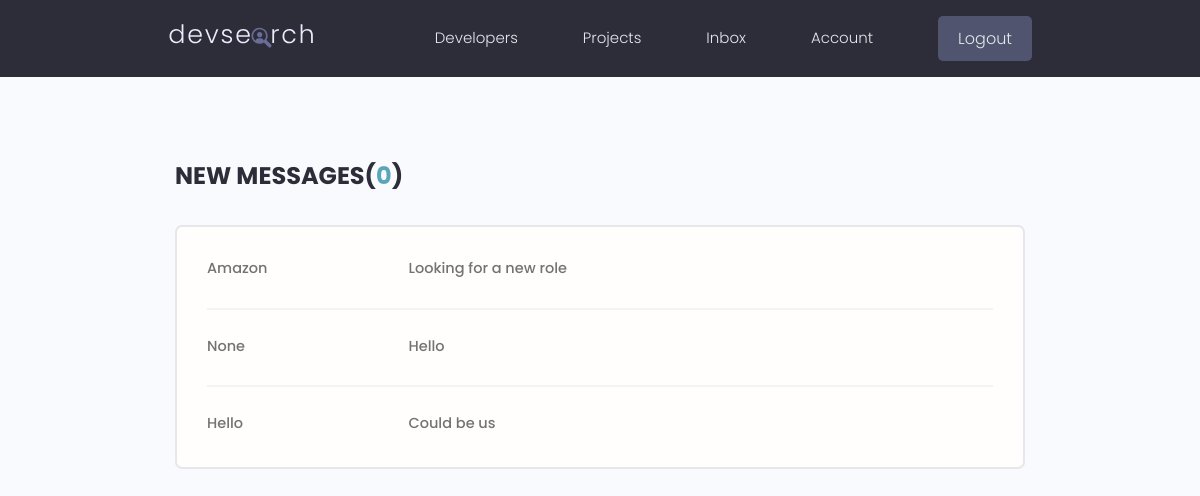
Page /inbox (signed in) on the committed database.
### users/models.py (models this page shows)
class Message(models.Model):
    sender = models.ForeignKey(
        Profile, on_delete=models.SET_NULL, null=True, blank=True)
    recipient = models.ForeignKey(
        Profile, on_delete=models.SET_NULL, null=True, blank=True, related_name="messages")
    name = models.CharField(max_length=200, null=True, blank=True)
    email = models.EmailField(max_length=200, null=True, blank=True)
    subject = models.CharField(max_length=200, null=True, blank=True)
    body = models.TextField()
    is_read = models.BooleanField(default=False, null=True)
    created_at = models.DateTimeField(auto_now_add=True)
    id = models.UUIDField(default=uuid.uuid4, unique=True,
                          primary_key=True, editable=False)
    def __str__(self):
        return self.subject
    class Meta:
        ordering = ['is_read', '-created_at']

### users/views.py (the view)
# urls.py: path('inbox', views.inbox, name='inbox'),
@login_required(login_url='login')
def inbox(request):
    profile = request.user.profile
    inboxMessages = profile.messages.all()
    unreadCount = inboxMessages.filter(is_read=False).count()
    print("================================")
    print(inboxMessages)
    context = {'inboxMessages':inboxMessages, 'unreadCount':unreadCount}
    return render(request, 'users/inbox.html', context)

### users/templates/users/inbox.html
{% extends 'main.html'%}
{% block content %}
<main class="inbox my-xl">
    <div class="content-box">
      <h3 class="inbox__title">New Messages(<span>{{unreadCount}}</span>)</h3>
      <ul class="messages">
        {% for msg in inboxMessages%}
          {% if msg.is_read%}
          <li class="message message">
        {%else%}
        <li class="message message--unread">
        {% endif%}
        <a href="{% url 'message' msg.id %}">
          <span class="message__author">{{msg.name}}</span>
          <span class="message__subject">{{msg.subject}}</span>
          <span class="message__date">{{msg.created_aat}}</span>
        </a>
      </li>
        {% endfor %}
      </ul>
    </div>
  </main>
{% endblock content%}

### static/styles/app.css (style rules this page uses)
:root { --color-sub: #2d2d39; }
.content-box { width: 95%; max-width: 85rem; margin: 0 auto; }
.inbox { height: 90vh; }
.inbox__title, .inbox__title span { font-size: 2.4rem; font-weight: 700; color: var(--color-sub); text-transform: uppercase; text-align: left; margin-bottom: 3rem; }
.inbox__title span { color: var(--color-main); }
.messages { list-style: none; background: var(--color-white); padding: 0.5rem 3rem; border: 2px solid var(--color-light); border-radius: 0.7rem; }
.message { padding: 2.5rem 0; }
.message > a span { font-size: 1.45rem; font-weight: 500; }
.message:not(:last-child) { border-bottom: 2px solid var(--color-white-light); }
.message > a { display: flex; gap: 1rem; }
.message__author, .message__date { flex-basis: 25%; }
.message__subject { flex-basis: 50%; }
.message__date { text-align: right; }

### static/uikit/styles/modules/_variables.css (style rules this page uses)
:root { --color-main: #5aa5b9; --color-main-light: #e6faff; --color-sub: #3f4156; --color-sub-light: #51546e; --color-sub-lighter: #ededfd; --color-text: #737373; --color-gray: #8b8b8b; --color-light: #e5e7eb; --color-light-gray: #767676; --color-bg: #f8fafd; --color-white: #fffefd; --color-white-light: #f3f3f3; --color-success: #359e64; --color-success-bg: #def8e8; --color-error: #fc4b0b; --color-error-bg: #fff2ee; --font-base: 'Poppins', arial, helvetica, 'Segoe UI', roboto, ubuntu, sans-serif; --font-monospace: 'Fira Code', 'Courier New', courier, monospace; --font-regular: 300; --font-medium: 500; --font-bold: 700; --generic-shadow: 1px 1px 5px #00000010; --generic-transition: all 0.3s ease-in-out; }

### static/uikit/styles/modules/_base.css (style rules this page uses)
* { margin: 0; padding: 0; box-sizing: border-box; text-rendering: optimizeLegibility; color: inherit; font-size: inherit; }
html { font-size: 50%; }
@media only screen and (min-width: 480px) { html { font-size: 56.25%; } }
@media only screen and (min-width: 1200px) { html { font-size: 62.5%; } }
body { line-height: 1.6; font-weight: 400; font-size: 1.5rem; color: var(--color-text); background-color: var(--color-bg); min-height: 100vh; }

### static/uikit/styles/modules/_typography.css (style rules this page uses)
* { font-family: var(--font-base); }
h3 { font-size: 3.2rem; font-weight: var(--font-medium); }
p, span, strong { font-size: 1.6rem; color: var(--color-text); font-weight: var(--font-regular); }
a { padding-bottom: 2px; text-decoration: none; display: inline-block; color: var(--color-main); font-weight: var(--font-medium); }

### static/uikit/styles/modules/_utilities.css (style rules this page uses)
.my-xl { margin: 8rem auto; }

### rows in the picture
Message: name "Amazon", subject "Looking for a new role"
Message: name "None", subject "Hello"
Message: name "Hello", subject "Could be us"

### other values in the picture
{{ unreadCount }} "0"
